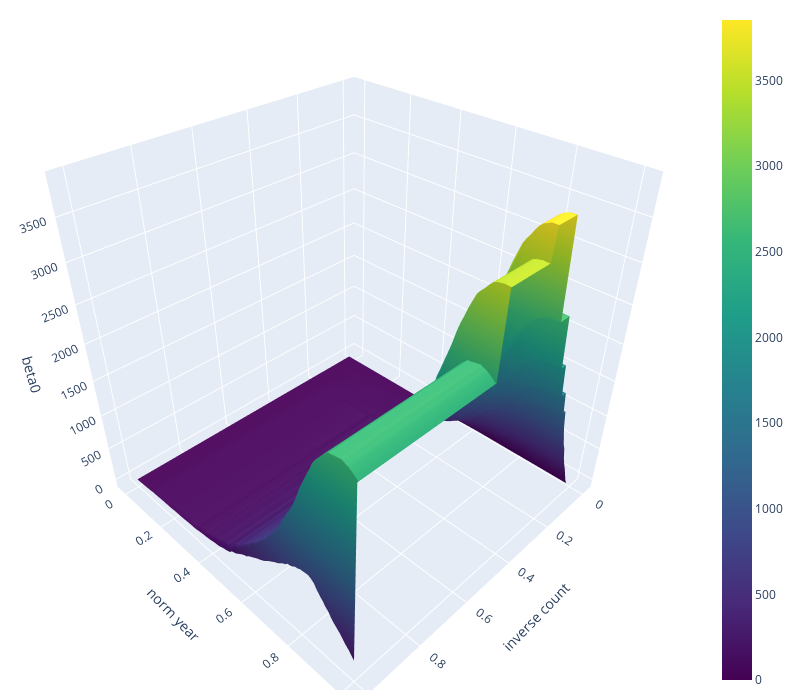

Notebook code for this chart:
### Code cell
import plotly.graph_objects as go
T, C = np.meshgrid(c_vals, t_vals)

fig = go.Figure(data=[go.Surface(z=betti_surface, x=T, y=C, colorscale='Viridis')])

fig.update_layout(
    scene=dict(
        xaxis=dict(title='inverse count', range=[-0.05, 1.05]),
        yaxis=dict(title='norm year', range=[-0.05, 1.05]),
        zaxis=dict(title='beta0'),
    ),
    width=800,
    height=700,
    margin=dict(r=20, b=10, l=10, t=10)
)

fig.show()

### Figure 1 — Plotly figure (JSON) as saved in the notebook; plotly's stock layout.template omitted (floating-point values rounded to 4 significant figures; data arrays with more than 128 entries replaced by an {"elided": "..."} marker saying what was removed)
{"data": [{"colorscale": [[0, "#440154"], [0.1111, "#482878"], [0.2222, "#3e4989"], [0.3333, "#31688e"], [0.4444, "#26828e"], [0.5556, "#1f9e89"], [0.6667, "#35b779"], [0.7778, "#6ece58"], [0.8889, "#b5de2b"], [1, "#fde725"]], "type": "surface", "x": {"elided": "100x100 float values"}, "y": {"elided": "100x100 float values"}, "z": {"elided": "100x100 int values"}}], "layout": {"height": 700, "margin": {"b": 10, "l": 10, "r": 20, "t": 10}, "scene": {"xaxis": {"range": [-0.05, 1.05], "title": {"text": "inverse count"}}, "yaxis": {"range": [-0.05, 1.05], "title": {"text": "norm year"}}, "zaxis": {"title": {"text": "beta0"}}}, "width": 800}}
